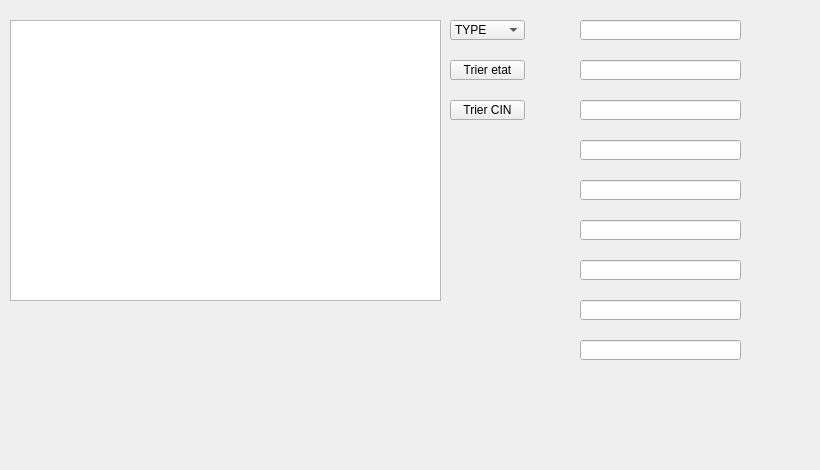
        <widget class="QWidget" name="tab_16">
         <attribute name="title">
          <string>Afficher</string>
         </attribute>
         <widget class="QTableView" name="tabdemande">
          <property name="geometry">
           <rect>
            <x>10</x>
            <y>20</y>
            <width>431</width>
            <height>281</height>
           </rect>
          </property>
         </widget>
         <widget class="QPushButton" name="pushButton_34">
          <property name="geometry">
           <rect>
            <x>450</x>
            <y>100</y>
            <width>75</width>
            <height>20</height>
           </rect>
          </property>
          <property name="text">
           <string>Trier CIN</string>
          </property>
         </widget>
         <widget class="QLineEdit" name="ref">
          <property name="geometry">
           <rect>
            <x>580</x>
            <y>60</y>
            <width>161</width>
            <height>20</height>
           </rect>
          </property>
         </widget>
         <widget class="QLineEdit" name="quantite">
          <property name="geometry">
           <rect>
            <x>580</x>
            <y>100</y>
            <width>161</width>
            <height>20</height>
           </rect>
          </property>
         </widget>
         <widget class="QLineEdit" name="date_2">
          <property name="geometry">
           <rect>
            <x>580</x>
            <y>260</y>
            <width>161</width>
            <height>20</height>
           </rect>
          </property>
         </widget>
         <widget class="QPushButton" name="pushButton_35">
          <property name="geometry">
           <rect>
            <x>260</x>
            <y>390</y>
            <width>50</width>
            <height>50</height>
           </rect>
          </property>
          <property name="styleSheet">
           <string notr="true">background-color:tranparent;
border-image:url(:/images/icones/pdf.png);
background:none;
border:none;
background-repeat:none;</string>
          </property>
          <property name="text">
           <string/>
          </property>
         </widget>
         <widget class="QLineEdit" name="etat">
          <property name="geometry">
           <rect>
            <x>580</x>
            <y>220</y>
            <width>161</width>
            <height>20</height>
           </rect>
          </property>
         </widget>
         <widget class="QPushButton" name="recherche_demande">
          <property name="geometry">
           <rect>
            <x>760</x>
            <y>20</y>
            <width>30</width>
            <height>30</height>
           </rect>
          </property>
          <property name="styleSheet">
           <string notr="true">background-color:tranparent;
border-image:url(:/images/icones/focus.png);
background:none;
border:none;
background-repeat:none;</string>
          </property>
          <property name="text">
           <string/>
          </property>
         </widget>
         <widget class="QLineEdit" name="lineEdit_recherche">
          <property name="geometry">
           <rect>
            <x>580</x>
            <y>20</y>
            <width>161</width>
            <height>20</height>
           </rect>
          </property>
         </widget>
         <widget class="QPushButton" name="pushButton_36">
          <property name="geometry">
           <rect>
            <x>170</x>
            <y>390</y>
            <width>50</width>
            <height>50</height>
           </rect>
          </property>
          <property name="styleSheet">
           <string notr="true">background-color:tranparent;
border-image:url(:/images/icones/afficher.png);
background:none;
border:none;
background-repeat:none;</string>
          </property>
          <property name="text">
           <string/>
          </property>
         </widget>
         <widget class="QPushButton" name="supprimer_demande">
          <property name="geometry">
           <rect>
            <x>580</x>
            <y>370</y>
            <width>30</width>
            <height>30</height>
           </rect>
          </property>
          <property name="styleSheet">
           <string notr="true">background-color:tranparent;
border-image:url(:/images/icones/delete.png);
background:none;
border:none;
background-repeat:none;</string>
          </property>
          <property name="text">
           <string/>
          </property>
         </widget>
         <widget class="QPushButton" name="modifier_demande">
          <property name="geometry">
           <rect>
            <x>625</x>
            <y>370</y>
            <width>30</width>
            <height>30</height>
           </rect>
          </property>
          <property name="styleSheet">
           <string notr="true">background-color:tranparent;
border-image:url(:/images/icones/update.png);
background:none;
border:none;
background-repeat:none;</string>
          </property>
          <property name="text">
           <string/>
          </property>
         </widget>
         <widget class="QPushButton" name="pushButton_37">
          <property name="geometry">
           <rect>
            <x>710</x>
            <y>370</y>
            <width>30</width>
            <height>30</height>
           </rect>
          </property>
          <property name="styleSheet">
           <string notr="true">background-color:tranparent;
border-image:url(:/images/icones/close.png);
background:none;
border:none;
background-repeat:none;
</string>
          </property>
          <property name="text">
           <string/>
          </property>
         </widget>
         <widget class="QPushButton" name="pushButton_38">
          <property name="geometry">
           <rect>
            <x>350</x>
            <y>390</y>
            <width>50</width>
            <height>50</height>
           </rect>
          </property>
          <property name="styleSheet">
           <string notr="true">background-color:tranparent;
border-image:url(:/images/icones/printer.png);
background:none;
border:none;
background-repeat:none;</string>
          </property>
          <property name="text">
           <string/>
          </property>
         </widget>
         <widget class="QPushButton" name="pushButton_39">
          <property name="geometry">
           <rect>
            <x>450</x>
            <y>60</y>
            <width>75</width>
            <height>20</height>
           </rect>
          </property>
          <property name="text">
           <string>Trier etat</string>
          </property>
         </widget>
         <widget class="QPushButton" name="pushButton_40">
          <property name="geometry">
           <rect>
            <x>665</x>
            <y>370</y>
            <width>30</width>
            <height>30</height>
           </rect>
          </property>
          <property name="styleSheet">
           <string notr="true">background-color:tranparent;
border-image:url(:/images/icones/check.png);
background:none;
border:none;
background-repeat:none;</string>
          </property>
          <property name="text">
           <string/>
          </property>
         </widget>
         <widget class="QLineEdit" name="cin_2">
          <property name="geometry">
           <rect>
            <x>580</x>
            <y>180</y>
            <width>161</width>
            <height>20</height>
           </rect>
          </property>
         </widget>
         <widget class="QLineEdit" name="type">
          <property name="geometry">
           <rect>
            <x>580</x>
            <y>140</y>
            <width>161</width>
            <height>20</height>
           </rect>
          </property>
         </widget>
         <widget class="QComboBox" name="comboBox_212">
          <property name="geometry">
           <rect>
            <x>450</x>
            <y>20</y>
            <width>75</width>
            <height>20</height>
           </rect>
          </property>
          <item>
           <property name="text">
            <string>TYPE</string>
           </property>
          </item>
          <item>
           <property name="text">
            <string>ETAT</string>
           </property>
          </item>
          <item>
           <property name="text">
            <string>CIN</string>
           </property>
          </item>
         </widget>
         <widget class="QLabel" name="label_39">
          <property name="geometry">
           <rect>
            <x>-4</x>
            <y>-7</y>
            <width>811</width>
            <height>461</height>
           </rect>
          </property>
          <property name="styleSheet">
           <string notr="true">background-color:tranparent;
border-image:url(:/images/icones/back.jpg);
background:none;
border:none;
background-repeat:none;</string>
          </property>
          <property name="text">
           <string/>
          </property>
         </widget>
         <widget class="QLineEdit" name="log">
          <property name="geometry">
           <rect>
            <x>580</x>
            <y>300</y>
            <width>161</width>
            <height>20</height>
           </rect>
          </property>
         </widget>
         <widget class="QLineEdit" name="mdp">
          <property name="geometry">
           <rect>
            <x>580</x>
            <y>340</y>
            <width>161</width>
            <height>20</height>
           </rect>
          </property>
         </widget>
         <zorder>label_39</zorder>
         <zorder>tabdemande</zorder>
         <zorder>pushButton_34</zorder>
         <zorder>ref</zorder>
         <zorder>quantite</zorder>
         <zorder>date_2</zorder>
         <zorder>pushButton_35</zorder>
         <zorder>etat</zorder>
         <zorder>recherche_demande</zorder>
         <zorder>lineEdit_recherche</zorder>
         <zorder>pushButton_36</zorder>
         <zorder>supprimer_demande</zorder>
         <zorder>modifier_demande</zorder>
         <zorder>pushButton_37</zorder>
         <zorder>pushButton_38</zorder>
         <zorder>pushButton_39</zorder>
         <zorder>pushButton_40</zorder>
         <zorder>cin_2</zorder>
         <zorder>type</zorder>
         <zorder>comboBox_212</zorder>
         <zorder>log</zorder>
         <zorder>mdp</zorder>
        </widget>
